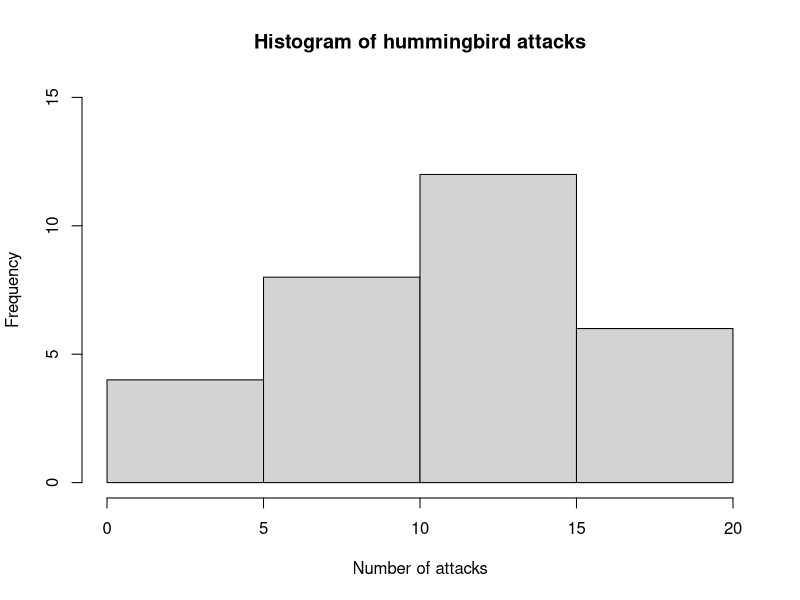
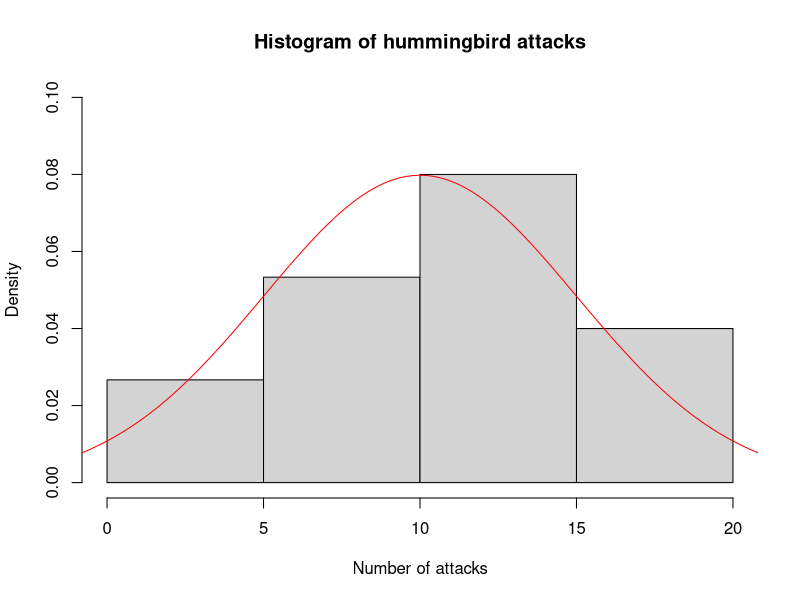
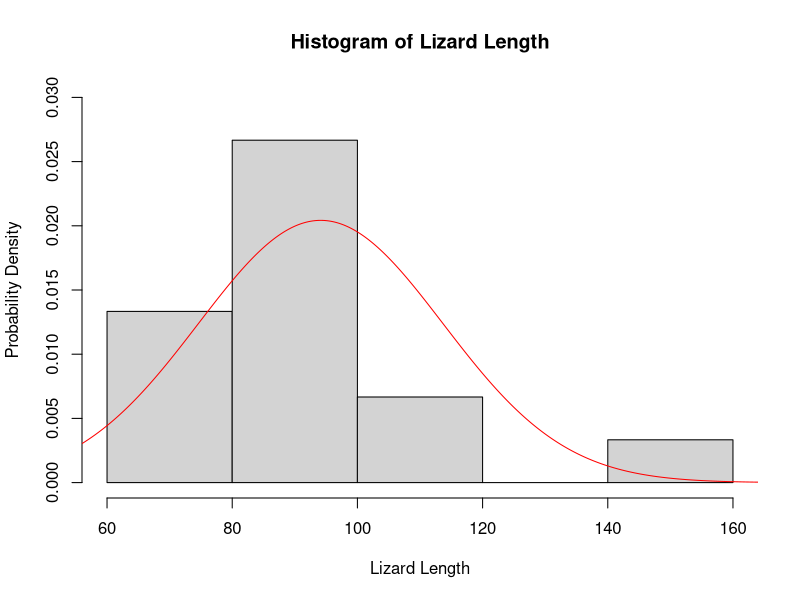
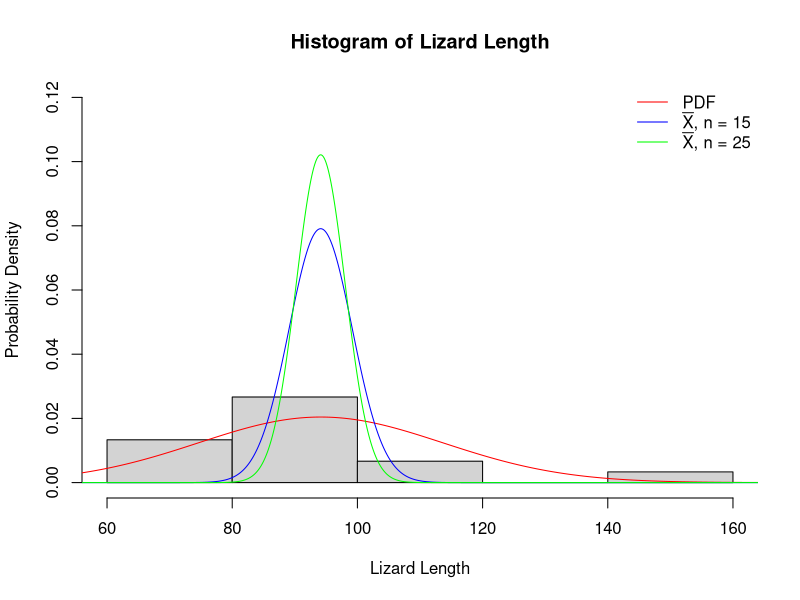

Source code (R) for these figures, in order:
#Adam Orr
#Biometry
#Lab X
# --- warmup ---
#hummingbird attack rates at feeders
u <- 10
o2 <- 25
o <- sqrt(o2)

#generating data
data <- rnorm(30,u,o)

#estimating parameters in R
mean(data)
var(data)
sd(data)

#creating a histogram
hist(data, xlab="Number of attacks",
     main = "Histogram of hummingbird attacks",
     ylim=c(0,15))

#forcing hstogram to show density not freq
hist(data, xlab="Number of attacks",
     main = "Histogram of hummingbird attacks",
     freq=FALSE, ylim=c(0,0.1))

x<-seq(u-4*o,u+4*o,by=.1)
pdf <- dnorm(x,u,o)
lines(pdf~x, col='red')

# ---- question 1 ----
#import the data
setwd("~/code/biometry-lab/lab4")
df <- read.csv('lizard.csv')
(lengths <- df$length)

#estimate the mean of length by direct calculation
(xbar <- sum(lengths)/length(lengths))

#estimate the mean with R's built in function
mean(lengths)

#estimate the variance of length by direct calculation
(s2 <- sum((lengths  - xbar)^2)/(length(lengths)-1))

#estimate the variance with R's built in function
var(lengths)

#estimate the standard deviation of length by direct calculation
(s <- sqrt(s2))

#estimate the standard deviation with R's built-in function
sd(lengths)

#estimate the standard error of the mean length
(sem <- s / sqrt(length(lengths)))

#and calculate the approximate 95% confidence interval
c(xbar - 2*sem, xbar + 2 * sem)

# ---- question 2 ----
#make a histogram of the lizard lengths
hist(lengths, xlab = "Lizard Length",
     ylab = "Probability Density",
     main = "Histogram of Lizard Length",
     freq = FALSE, ylim = c(0,.03))

#add a curve to the histogram showing your estimate of the pdf
x<-seq(xbar-4*s, xbar+4*s, by = .1)
pdf <- dnorm(x,xbar,s)
lines(pdf~x, col='red')

# ---- question 3 ----
#redraw plot
hist(lengths, xlab = "Lizard Length",
     ylab = "Probability Density",
     main = "Histogram of Lizard Length",
     freq = FALSE, ylim = c(0,.12))
lines(pdf~x, col = 'red')

#add another curve to the histogram showing the pdf of the average of 15 lizard lengths
pdf15 <- dnorm(x,xbar, s / sqrt(15))
lines(pdf15~x, col = 'blue')

#add one more curve showing the pdf of the average of 25 lizard lengths
pdf25 <- dnorm(x,xbar, s / sqrt(25))
lines(pdf25~x, col = 'green')

#add a legend
legend("topright",
       legend = c("PDF", expression(paste(bar(X), ", n = 15")), expression(paste(bar(X),", n = 25"))),
       col = c('red','blue','green'),
       lty = 1,
       bty = "n")

# ---- question 4 ----
#actual population parameters
mu <- 12
sigma <- 2

#what is the probability that a randomly sampled male will have a horn less than 11 mm long?
pnorm(11,mu,sigma)

#What is the probability that the average length of a random sample of 10 horns will be less than 11 mm?
pnorm(11,mu,sigma/sqrt(10))

#What is the probability that the average length of a random sample of 10 horns will be greater than 12.5 mm?
1 - pnorm(12.5, mu, sigma/sqrt(10))

#What is the probability that the average length of a random sample of 50 horns will be greater than 12.5 mm?
1 - pnorm(12.5, mu, sigma/sqrt(50))

#What are the 0.025 and 0.975 quantiles of average horn length, for a sample of 10?
#0.025 quantile
qnorm(.025, mu, sigma/sqrt(10))

#0.975 quantile
qnorm(.975, mu, sigma/sqrt(10))

# ---- question 5 ----
mu <- 6.2
sigma2 <- 0.25
sigma <- sqrt(sigma2)

#Generate a sample of 10 randomly samples cone weights.
(sample <- rnorm(10,mu,sigma))

#Use your sample to estimate the mean, variance, and standard deviation using R's built-in functions
#mean
mean(sample)
#variance
var(sample)
#standard deviation
sd(sample)

#Use your sample to estimate the standard error of the mean
(sem <- sd(sample)/sqrt(length(sample)))

#and calculate the approximate 95% confidence interval
c(mean(sample) - 2 * sem, mean(sample) + 2 * sem)

# ---- question 6 ----


